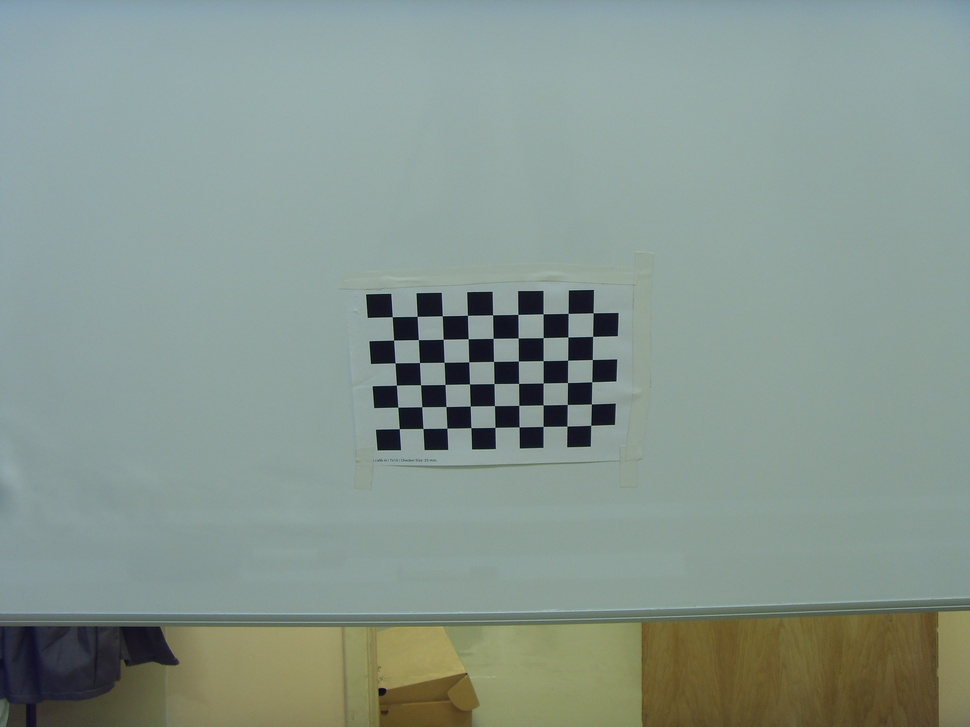
#> input picture Dissertation_project/SDC12887.JPG, 970 x 727 px, shrunk from 3264 x 2448 before the run
$ python Calib_check.py
#> lines starting #> are read from the running program, lines starting #| are printed output that depends on the picture; after the words box and inside, x2 and y2 are one past the last pixel; in counts of white or black regions, pixels touching at a corner belong together
# Takes in an array of corner points of a chessboard, calibration parameters and then compares the effectiveness of calibration parameters
import numpy as np
import cv2
from scipy.spatial import distance
img = cv2.imread('SDC12887.JPG')
#> img is the input picture: shape (727, 970, 3); mean B, G, R 142.3, 150, 134.8
criteria = (cv2.TERM_CRITERIA_EPS + cv2.TERM_CRITERIA_MAX_ITER, 30, 0.001)
r, c = 6, 9

sub_corner_points = np.array([[1344.6705, 1444.8865], [1339.8512, 1372.2052], [1335.1322, 1298.0023], [1330.5327, 1223.1202],

 [1325.7504, 1146.4102], [1321.102,  1067.7146], [1424.5085, 1444.196 ], [1420.5349, 1371.0074], [1416.6116, 1296.8998],

 [1412.6211, 1222.1172], [1408.7604, 1144.8351], [1404.7615, 1066.2888], [1505.056,  1443.1139], [1502.0779, 1370.3401],

 [1498.752,  1295.7163], [1495.5361, 1220.8728], [1492.5769, 1143.4415], [1489.4008, 1064.6051], [1585.8569, 1441.5475],

 [1583.5243, 1368.5197], [1581.2771 ,1294.1792], [1578.7272, 1219.6907], [1576.5256, 1141.8511], [1574.276 , 1062.7164],

 [1666.774,  1440.2692], [1665.2819, 1367.2229], [1663.6385, 1292.8899], [1662.2472, 1218.2493], [1660.6316, 1140.4673],

 [1659.0352 ,1061.2747], [1748.0406, 1438.8097], [1747.1501, 1366.3129], [1746.4902, 1292.1359], [1745.5526, 1216.8611],

 [1744.6969, 1139.1819], [1744.016,  1059.7535], [1828.7325, 1437.3163], [1828.8627 ,1364.71  ], [1828.7762 ,1290.7345],

 [1828.8434, 1215.5898], [1828.8182 ,1138.1333], [1828.6006 ,1057.8097], [1909.1814, 1435.8466], [1910.1339 ,1363.2795],

 [1911.0815 ,1289.3383], [1911.6028,1214.1268], [1912.3912 ,1135.9602], [1912.9475 ,1056.3735], [1989.2694 ,1433.2247],

 [1991.2373 ,1361.5853], [1992.8053 ,1286.9319], [1994.4985, 1211.9098], [1995.678 , 1133.8572], [1997.2303 ,1054.6904]])

#projected_corners = np.array([[1989.691,  1434.2527], [1909.1166, 1435.8796], [1828.3912, 1437.4315], [1747.5769, 1438.904 ],
# [1666.7395, 1440.2941], [1585.9469, 1441.5995], [1505.2675, 1442.8201], [1424.7672, 1443.9564], [1344.5089, 1445.0107],
# [1991.3878, 1361.513 ], [1910.0182, 1363.1106], [1828.4905, 1364.6506], [1746.8694, 1366.1293], [1665.2235, 1367.5438],
# [1583.6238, 1368.8925], [1502.1415, 1370.1743], [1420.8456, 1371.3899], [1339.8011, 1372.5405], [1993.0471, 1287.2799],
# [1910.8833, 1288.8429], [1828.5552, 1290.3672], [1746.1295, 1291.8499], [1663.6776, 1293.2888], [1581.2734,1294.6823],
# [1498.9907, 1296.0293], [1416.9014,1297.3296], [1335.0726, 1298.5839], [1994.6625, 1211.5581], [1911.7072, 1213.0813],
# [1828.5818, 1214.5863], [1745.3555, 1216.0714], [1662.1019, 1217.5347], [1578.8975, 1218.9746], [1495.8187, 1220.3903],
# [1412.9397, 1221.7806], [1330.33,   1223.1451], [1996.2281, 1134.3579], [1912.4852, 1135.837 ], [1828.5675, 1137.32  ],
# [1744.546,  1138.8058], [1660.4967, 1140.2936], [1576.4982, 1141.7817], [1492.629,  1143.2692], [1408.9656, 1144.754 ],
# [1325.5792, 1146.2349], [1997.7394, 1055.6948], [1913.2137, 1057.1268], [1828.5099, 1058.5856], [1743.7002, 1060.0713],
# [1658.8624, 1061.5837], [1574.0771, 1063.1217], [1489.4249, 1064.6836], [1404.9836, 1066.267 ], [1320.8264, 1067.8691]])

projected_corners = np.array([[1320.8264, 1067.8691],[1404.9836, 1066.267 ], [1489.4249, 1064.6836], [1574.0771, 1063.1217],[1658.8624, 1061.5837],
 [1743.7002, 1060.0713], [1828.5099, 1058.5856], [1913.2137, 1057.1268], [1997.7394, 1055.6948], [1325.5792, 1146.2349],
 [1408.9656, 1144.754 ], [1492.629,  1143.2692], [1576.4982, 1141.7817], [1660.4967, 1140.2936], [1744.546,  1138.8058],
 [1828.5675, 1137.32  ], [1912.4852, 1135.837 ], [1996.2281, 1134.3579], [1330.33,   1223.1451], [1412.9397, 1221.7806],
 [1495.8187, 1220.3903], [1578.8975, 1218.9746], [1662.1019, 1217.5347], [1745.3555, 1216.0714], [1828.5818, 1214.5863],
 [1911.7072, 1213.0813], [1994.6625, 1211.5581], [1335.0726, 1298.5839], [1416.9014,1297.3296],  [1498.9907, 1296.0293],
 [1581.2734,1294.6823],  [1663.6776, 1293.2888], [1746.1295, 1291.8499], [1828.5552, 1290.3672], [1910.8833, 1288.8429],
 [1993.0471, 1287.2799], [1339.8011, 1372.5405], [1420.8456, 1371.3899], [1502.1415, 1370.1743], [1583.6238, 1368.8925],
 [1665.2235, 1367.5438], [1746.8694, 1366.1293], [1828.4905, 1364.6506], [1910.0182, 1363.1106], [1991.3878, 1361.513 ],
 [1344.5089, 1445.0107], [1424.7672, 1443.9564], [1505.2675, 1442.8201], [1585.9469, 1441.5995], [1666.7395, 1440.2941],
 [1747.5769, 1438.904 ], [1828.3912, 1437.4315], [1909.1166, 1435.8796], [1989.691,  1434.2527]
          ])
ret = 0.7218316116723064

mtx = np.array([[3.52538591e+03, 0.00000000e+00, 1.64924486e+03],
 [0.00000000e+00 ,3.55117301e+03, 1.16745770e+03],
 [0.00000000e+00 ,0.00000000e+00, 1.00000000e+00]])

dist = np.array([-2.77084427e-01,  8.14581003e-01, -1.75902601e-03,  1.31484180e-03, -2.98025019e+00])

rvecs = np.array( [0.01188501,-0.631624  ,3.05759763])

tvecs = np.array([[ 4.21520418,3.28114488,43.48286335]])

x_list = np.zeros((9,4))
y_list = np.zeros((6,7))
x_list1 = np.zeros((9,4))
y_list1 = np.zeros((6,7))
print("###### calculating x points for sub ######")
for i in range(c):
 x_st, y_st = sub_corner_points[0+r*(i-1)]
 x_end, y_end = sub_corner_points[5+r*(i-1)]
 for j in range(r-1):
  xi , yi = sub_corner_points[j+r*(i-1)]
  xi_calc = (yi-y_st)*(x_end-x_st)/(y_end-y_st)+x_st
  x_diff = xi - xi_calc
  x_list[i-1][j-1] = x_diff
  print(f"row = {i}, column = {j}, xi = {xi}, x_calc = {xi_calc}")
# yi = (xi-x_st)*(y_end-y_st)/(x_end-x_st)+y_st
print(x_list)
print("###### calculating y points for sub ######")
for i in range(r):
 x_st, y_st = sub_corner_points[i-1]
 x_end, y_end = sub_corner_points[48+i-1]
 for j in range(c-1):
  xi , yi = sub_corner_points[6+r*(j-1)+(i-1)]
  yi_calc = (xi-x_st)*(y_end-y_st)/(x_end-x_st)+y_st
  y_diff = yi - yi_calc
  y_list[i-1][j-1] = y_diff
  print(f"row = {i}, column = {j}, yi = {yi}, y_calc = {yi_calc}")
print(y_list)

h, w = img.shape[:2]
object_points = np.zeros((6*9, 3), np.float32)
object_points[:, :2] = np.mgrid[0:9, 0:6].T.reshape(-1, 2)
print("###### optimizing the matrix ######")
newcameramtx, roi = cv2.getOptimalNewCameraMatrix(mtx, dist, (w,h), 1, (w,h))
undist = cv2.undistort(img, mtx, dist, None, newcameramtx)
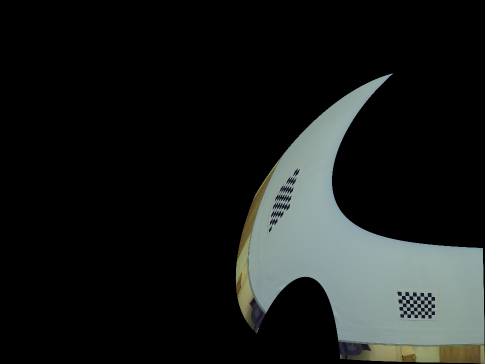
#> undist: shape (727, 970, 3) (shown at 1/2 size); mean B, G, R 27.5, 28.7, 25.7
imgpoints2, _ = cv2.projectPoints(object_points, rvecs, tvecs, mtx, dist)

gray = cv2.cvtColor(img,cv2.COLOR_BGR2GRAY)
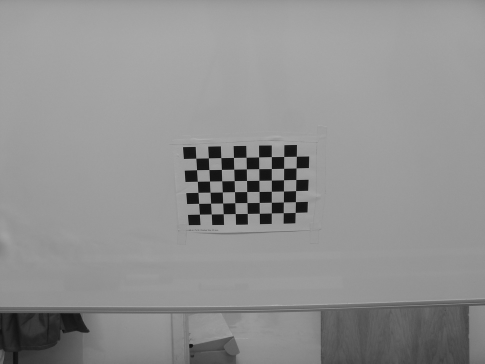
#> gray: shape (727, 970) (shown at 1/2 size); min 2, max 188, mean 144.6
ret, corners = cv2.findChessboardCorners(gray, (6, 9), None)
#> ret = True; corners = 54 rows, first 8: [399, 429], [397.8, 407.2], [396.3, 385.3], [395, 362.9], [393.9, 340], [392.3, 316.8], [422.8, 428.6], [422.1, 407.2]

if ret:
 cv2.drawChessboardCorners(img, (6, 9), corners, ret)
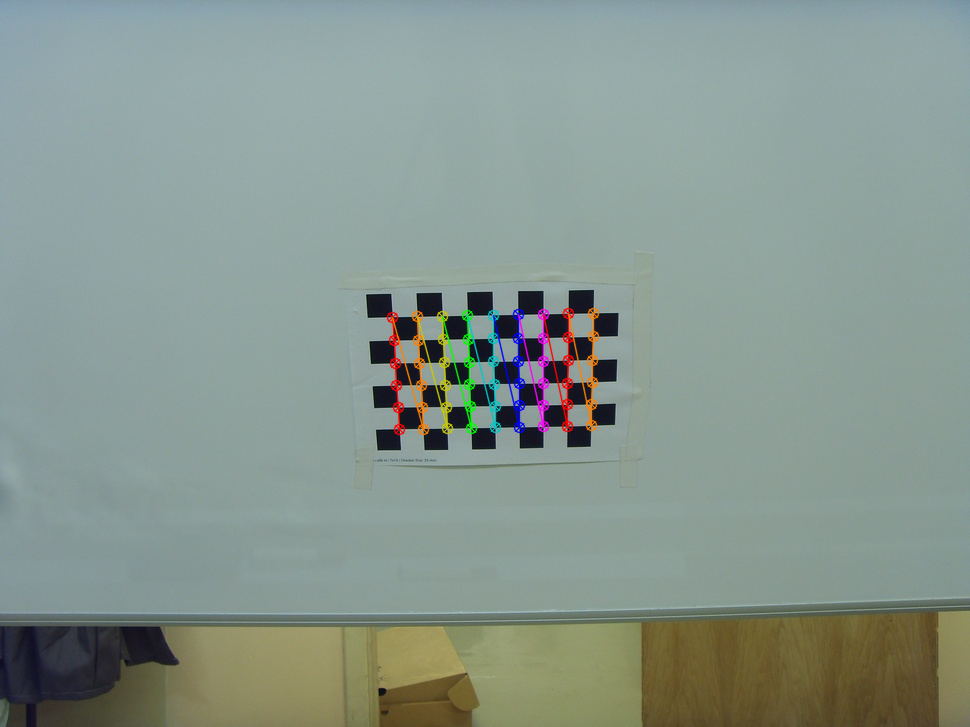
#> img: shape (727, 970, 3); 1.39% of pixels changed, all inside (x1, y1, x2, y2) = (386, 307, 600, 436)
 for i in range(len(corners)):
  coord = corners[i]
  x_old = coord[0,0]
  y_old = coord[0,1]
  cv2.circle(img, (int(x_old), int(y_old)), 1, (175+i,39+i, 45+i), -1)
  cv2.putText(img, "{}".format(i),(int(x_old - 50), int(y_old - 20)), cv2.FONT_HERSHEY_SIMPLEX, 0.8, (39+i, 172+i, 45+i), 2)
#> this loop made 54 passes
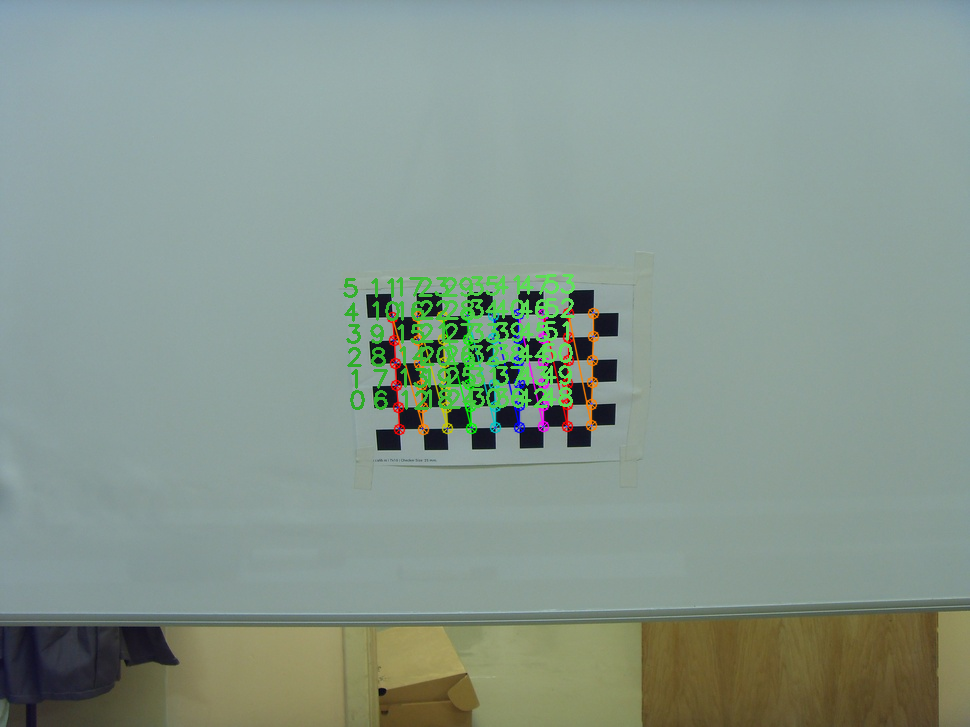
#> img: shape (727, 970, 3); 1.63% of pixels changed, all inside (x1, y1, x2, y2) = (343, 274, 595, 430)


gray = cv2.cvtColor(undist,cv2.COLOR_BGR2GRAY)
ret, corners = cv2.findChessboardCorners(gray, (6, 9), None)
#> corners = 54 rows, first 8: [807.4, 628.4], [806.7, 621.1], [805.5, 613.2], [804.4, 606.3], [804.1, 599], [803.5, 591.7], [814.6, 628.6], [813.2, 621.6]
corners_sub_pixel = cv2.cornerSubPix(gray, corners, (11, 11), (-1, -1), criteria)
#> corners_sub_pixel = 54 rows, first 8: [814.7, 626.4], [813.8, 621.7], [812.9, 614.7], [812.5, 606.6], [805.8, 598.6], [805.6, 593.2], [814.6, 626.3], [813.8, 621.7]
print("###### drawing points on a new image ######")
if ret:
 cv2.drawChessboardCorners(undist, (6, 9), corners, ret)
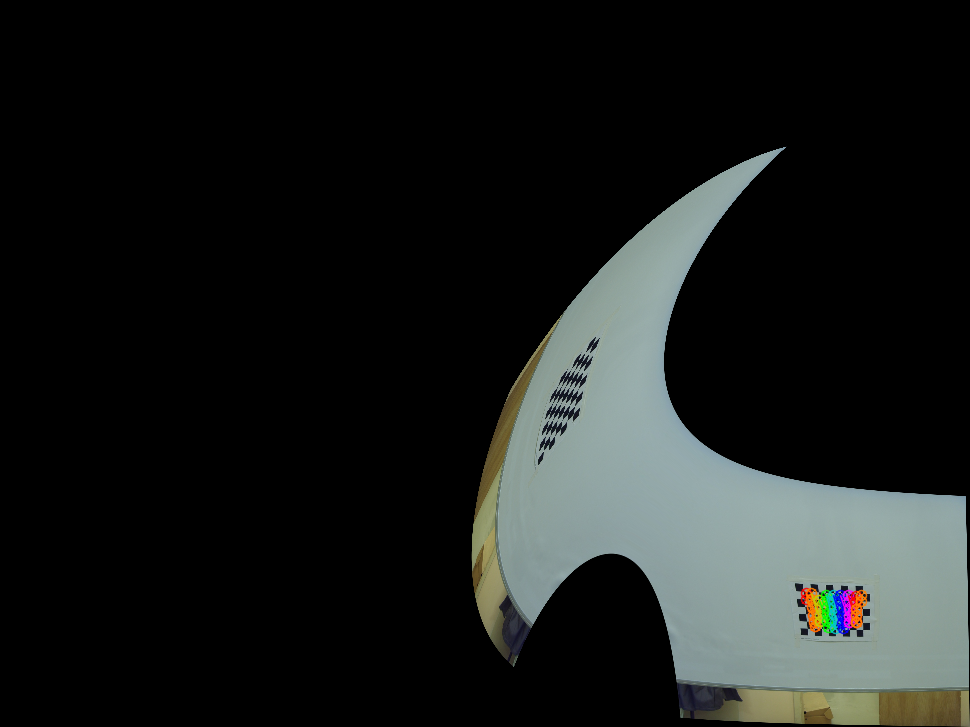
#> undist: shape (727, 970, 3); 0.35% of pixels changed, all inside (x1, y1, x2, y2) = (800, 587, 868, 635)
 for i in range(len(imgpoints2)):
  coord = imgpoints2[i]
  x_new = coord[0,0]
  y_new = coord[0,1]
  # cv2.circle(undist, (int(x), int(y)), 8, (175+i,39+i, 45+i), -1)
  cv2.circle(undist, (int(x_new), int(y_new)), 1, (128 + i, 128 + i, 128 + i), -1)
  cv2.circle(img, (int(x_new), int(y_new)), 1, (128 + i, 128 + i, 128 + i), -1)
  cv2.putText(undist, "{}".format(i),(int(x_new - 50), int(y_new - 20)), cv2.FONT_HERSHEY_SIMPLEX, 0.8, (45+i, 39+i, 175+i), 2)

  coord = corners_sub_pixel[i]
  x_new = coord[0, 0]
  y_new = coord[0, 1]
  cv2.circle(undist, (int(x_new), int(y_new)), 1, (168 + i, 55 + i, 12 + i), -1)
#> this loop made 54 passes
#> undist: shape (727, 970, 3); 0.03% of pixels changed, all inside (x1, y1, x2, y2) = (804, 592, 862, 629)
print("############### writing cal2 image #############")
cv2.imwrite('calbka_2.png', undist)
cv2.imwrite('calbka_1.png', img)
print("###### calculating x points for undist ######")
for i in range(c):
 coord = corners_sub_pixel[0+r*(i-1)]
 x_st, y_st = coord[0,0], coord[0,1]
 coord = corners_sub_pixel[5+r*(i-1)]
 x_end, y_end = coord[0,0], coord[0,1]
 for j in range(r-1):
  coord = corners_sub_pixel[j+r*(i-1)]
  xi , yi = coord[0,0], coord[0,1]
  xi_calc = (yi-y_st)*(x_end-x_st)/(y_end-y_st)+x_st
  x_diff = xi - xi_calc
  x_list1[i-1][j-1] = x_diff
  print(f"row = {i}, column = {j}, xi = {xi}, x_calc = {xi_calc}")
#> this loop made 9 passes
#> (x_st, y_st, x_end, y_end) on passes 1 to 8: (856, 622.2, 860.8, 595.5), (814.7, 626.4, 805.6, 593.2), (814.6, 626.3, 810.7, 593.5), (820.4, 621.5, 818.9, 599.6), (828.1, 627, 826.1, 594.6), (835.5, 627.6, 833.2, 594.6), (842.6, 627.6, 840.3, 594.9), (848.9, 622.5, 848.1, 595.4)
#> after the loop, x_list1 = [[0.378, 1.42, 3.23, -1.32], [-0.335, -0.355, 0.214, 0.0886], [-0.000183, 0.235, 0.416, 0.00293], [-0.319, -0.103, 0.428, 0.11], [-0.462, -0.244, 0.236, 0.093], [-0.25, -0.2, 0.338, 0.103], [-0.00116, -0.067, 0.112, 0.476], [0.000183, -0.393, -0.509, -0.0961], [6.1e-05, -1.61, -2.84, 1.15]]
print(x_list1)
print("###### calculating y points for undist ######")
for i in range(r):
 coord = corners_sub_pixel[i-1]
 x_st, y_st = coord[0,0], coord[0,1]
 coord = corners_sub_pixel[48+i-1]
 x_end, y_end = coord[0,0], coord[0,1]
 for j in range(c-1):
  coord = corners_sub_pixel[6+r*(j-1)+(i-1)]
  xi , yi = coord[0,0], coord[0,1]
  yi_calc = (xi-x_st)*(y_end-y_st)/(x_end-x_st)+y_st
  y_diff = yi - yi_calc
  y_list1[i-1][j-1] = y_diff
  print(f"row = {i}, column = {j}, yi = {yi}, y_calc = {yi_calc}, proj_point = {6+r*(j-1)+(i-1)}")
#> this loop made 6 passes
#> (x_st, y_st, x_end, y_end) on passes 1 to 6: (860.8, 595.5, 856, 595.6), (814.7, 626.4, 856, 622.2), (813.8, 621.7, 856, 622.2), (812.9, 614.7, 855.7, 615.3), (812.5, 606.6, 855.5, 609), (805.8, 598.6, 860.9, 601.2)
print(y_list1)

# [23 lines of commented-out code are left out]

$ run again, with Dissertation_project/SDC12889.JPG copied over Dissertation_project/SDC12887.JPG
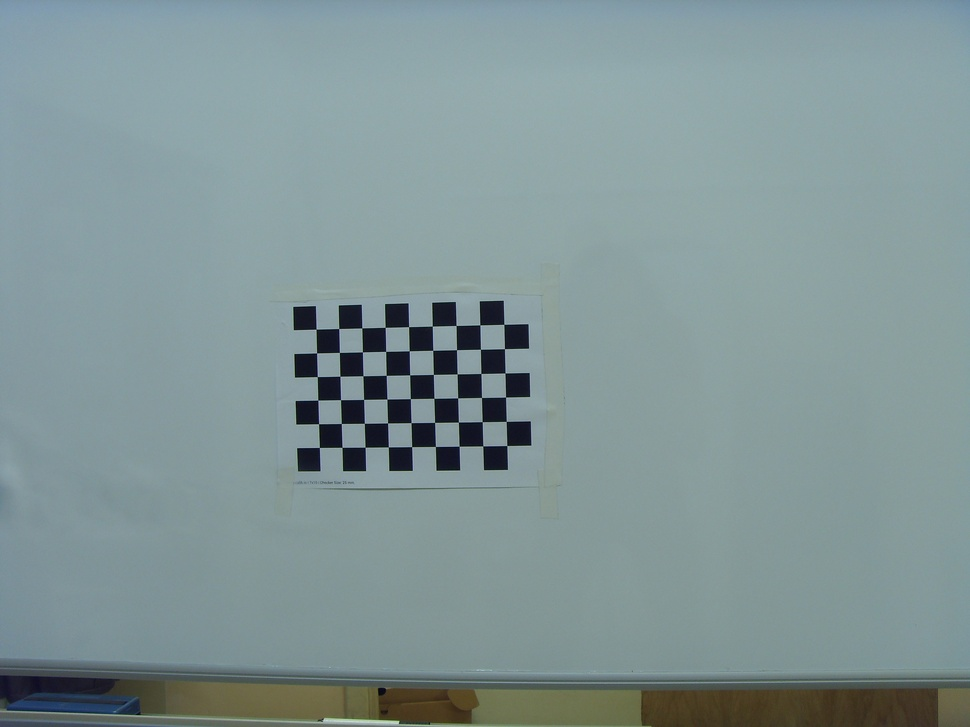
#> input picture Dissertation_project/SDC12889.JPG, 970 x 727 px, shrunk from 3264 x 2448 before the run
#> img is the input picture: shape (727, 970, 3); mean B, G, R 150.4, 148.9, 129.6
#> `ret, corners = cv2.findChessboardCorners(gray, (6, 9), None)`: ret = True; corners = 54 rows, first 8: [319.1, 447.4], [318.6, 424.2], [318, 400], [317.1, 376.5], [316.7, 353.1], [316, 329], [341.7, 447.2], [341.3, 423.6]
#> the loop `for i in range(len(corners)):` made 54 passes
#> after the loop `for i in range(len(corners)):`:
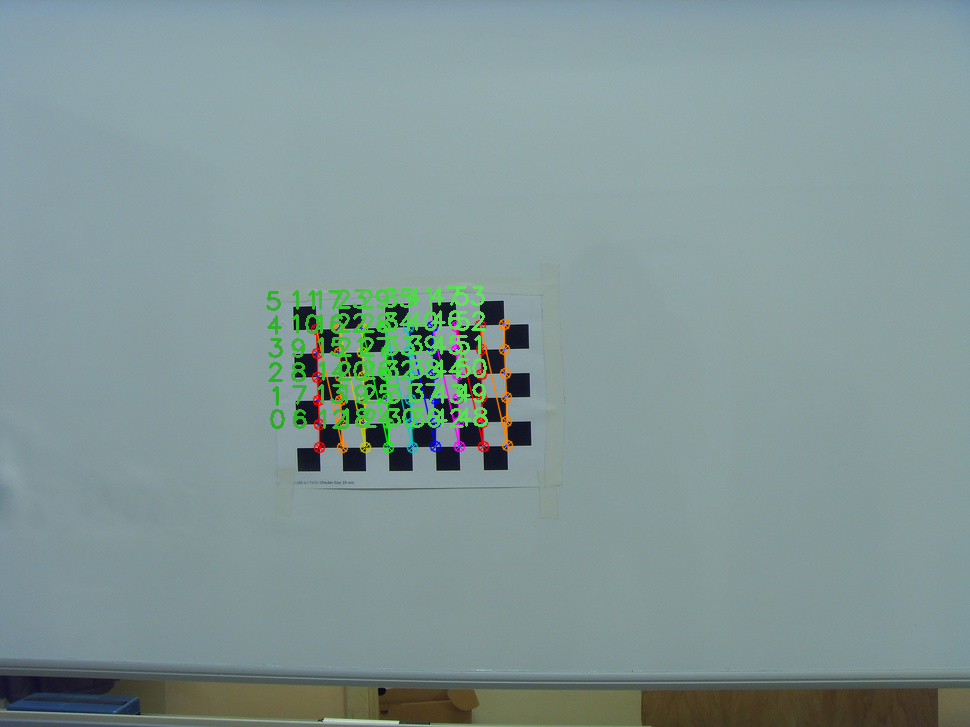
#> img: shape (727, 970, 3); mean B, G, R 149.6, 150.5, 129.8
#> `ret, corners = cv2.findChessboardCorners(gray, (6, 9), None)`: corners = 54 rows, first 8: [782.9, 632.4], [782.4, 625], [781.9, 617.1], [781.2, 609.8], [780.6, 601.7], [779.4, 593.6], [789.9, 633.2], [789.6, 625.5]
#> corners_sub_pixel = 54 rows, first 8: [790.4, 630.6], [789.6, 625.4], [788.8, 617.8], [788.1, 609.3], [787.3, 601.8], [786.7, 596.6], [790.4, 630.6], [789.6, 625.4]
#> `cv2.drawChessboardCorners(undist, (6, 9), corners, ret)`:
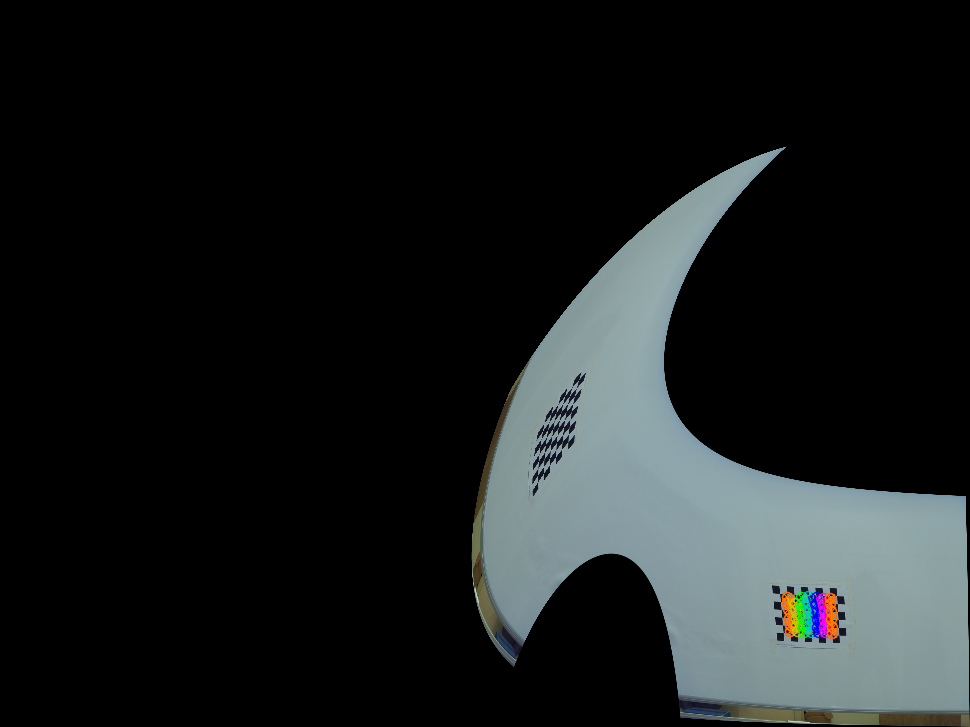
#> undist: shape (727, 970, 3); mean B, G, R 28.8, 28.5, 24.9
#> the loop `for i in range(len(imgpoints2)):` made 54 passes
#> the loop `for i in range(c):` made 9 passes
#> (x_st, y_st, x_end, y_end) on passes 1 to 8: (831.6, 633.1, 829.5, 597.6), (790.4, 630.6, 786.7, 596.6), (790.4, 630.6, 786.7, 596.6), (796.9, 630.9, 794.9, 603), (804.3, 632, 801.4, 596.6), (811.4, 632.3, 808.4, 596.4), (817.9, 631.9, 815.9, 597.3), (824.6, 632.3, 822.9, 597.6)
#> after the loop `for i in range(c):`: x_list1 = [[-0.25, -0.163, 0.0126, 0.0912], [-0.249, -0.166, 0.0129, 0.0916], [-0.304, -0.402, -0.067, 0.00244], [-0.333, -0.271, 0.0939, 0.0442], [-0.391, -0.297, -0.0527, 0.0363], [-0.282, -0.39, -0.0815, 0.133], [0.124, 0.224, 0.286, 0.353], [0.368, 0.492, 0.283, 0.457], [0.368, 0.492, 0.283, 0.457]]
#> the loop `for i in range(r):` made 6 passes
#> (x_st, y_st, x_end, y_end) on passes 1 to 6: (829.5, 597.6, 829.5, 597.6), (790.4, 630.6, 831.6, 633.1), (789.6, 625.4, 831.6, 627), (788.8, 617.8, 831.3, 618.7), (788.1, 609.3, 830.6, 610.9), (787.3, 601.8, 830.3, 603.4)
